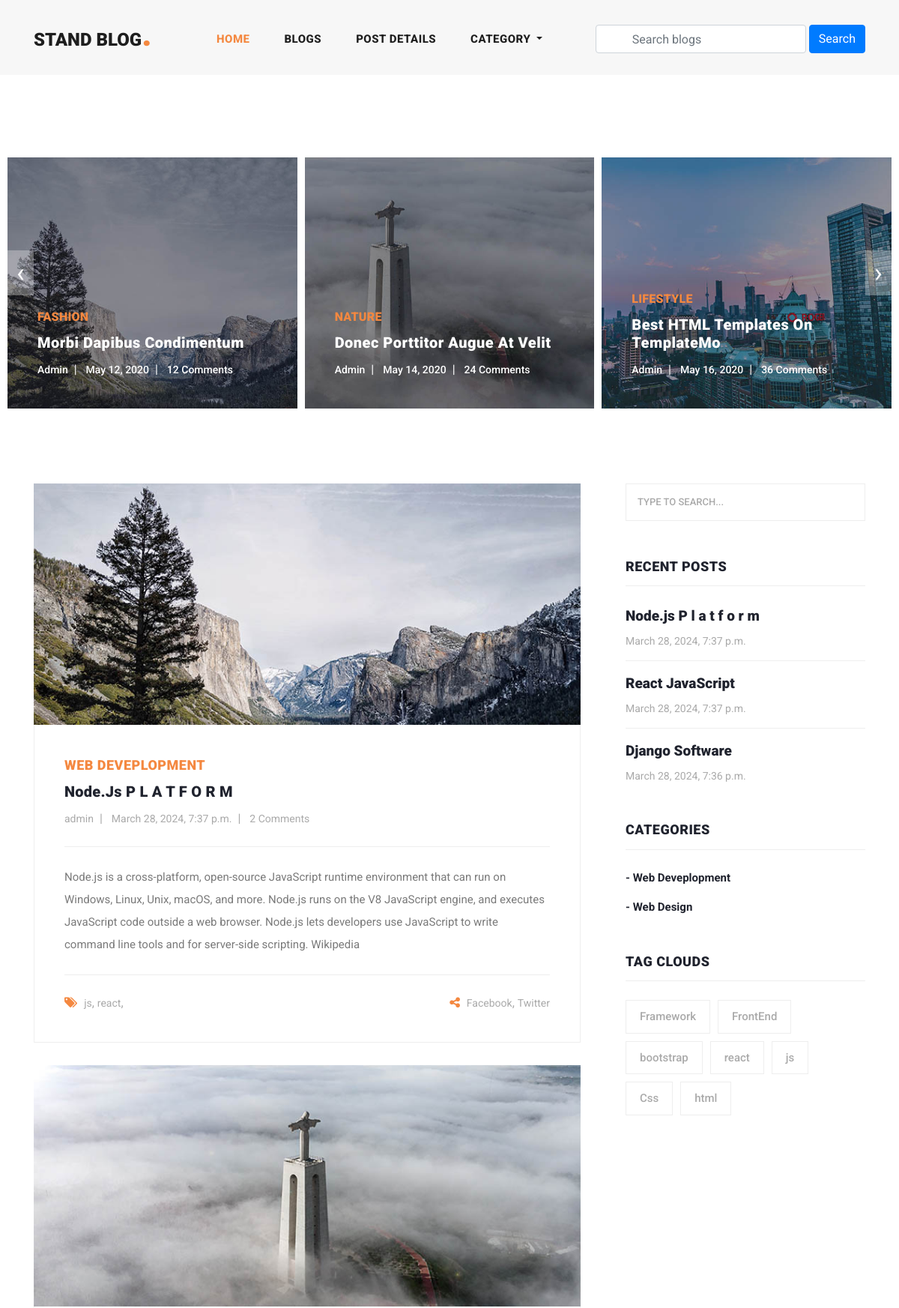
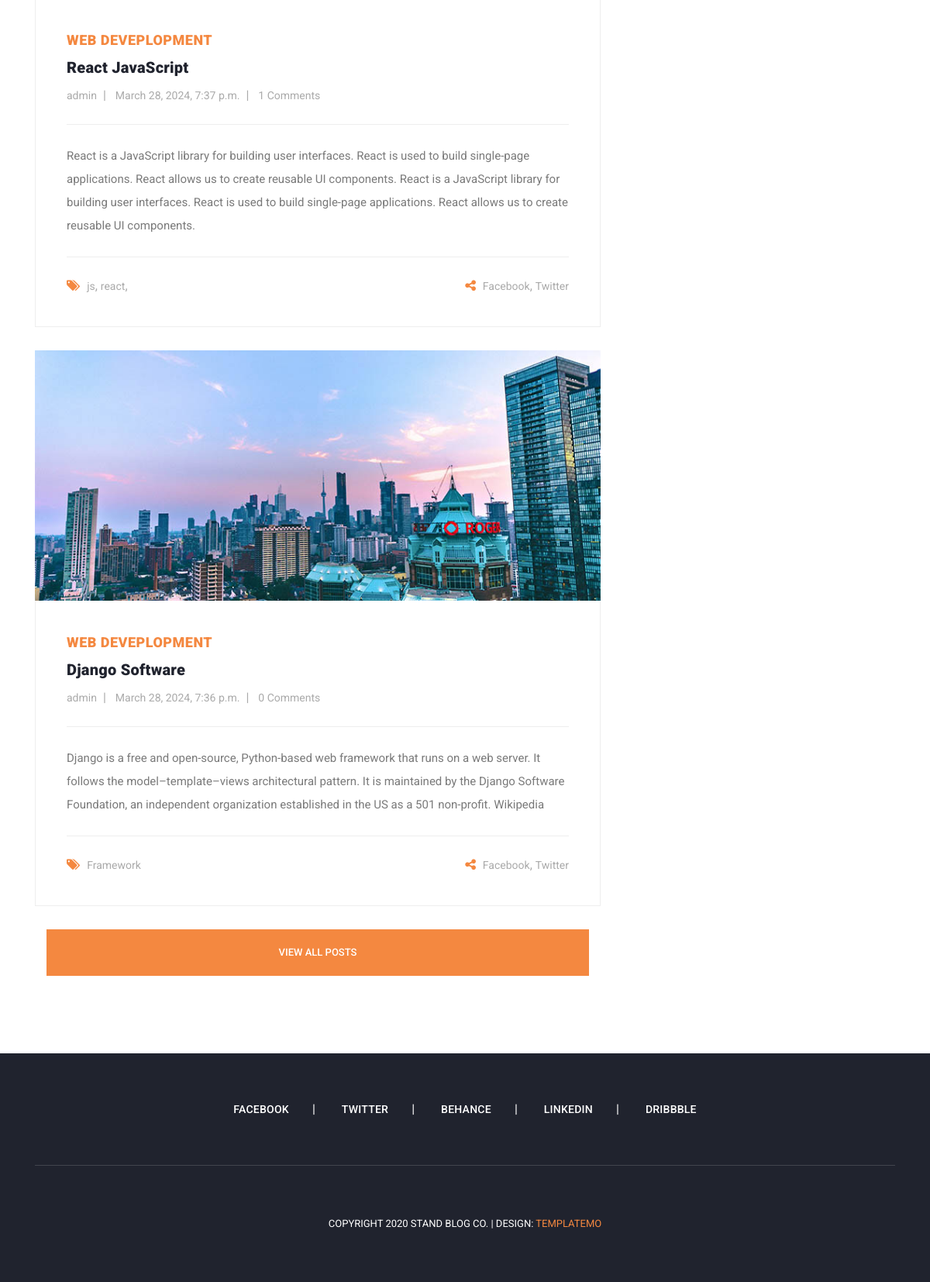
The page / on the database its author committed (2 pictures, top to bottom).
### blog/models.py (models this page shows, shortened)
class Blog(models.Model):
    user = models.ForeignKey(
        User, related_name='user_blogs', on_delete=models.CASCADE)
    category = models.ForeignKey(
        Category, related_name='category_blogs', on_delete=models.CASCADE)
    tags = models.ManyToManyField(Tag, blank=True, related_name='tag_blogs')
    title = models.CharField(max_length=200, unique=True)
    slug = models.SlugField(unique=True, blank=True, null=True, max_length=300)
    banner = models.ImageField(upload_to="blog_Images",)
    description = models.TextField()
    created_date = models.DateTimeField(auto_now_add=True)
    class Meta:
        db_table = ''
        managed = True
        verbose_name = 'Blog'
        verbose_name_plural = 'Blogs'

class Category(models.Model):
    title = models.CharField(max_length=200, unique=True)
    slug = models.SlugField(unique=True, blank=True, null=True, max_length=300)
    created_date = models.DateTimeField(auto_now_add=True)
    def __str__(self):
        return self.title
    class Meta:
        db_table = ''
        managed = True
        verbose_name = 'Category'
        verbose_name_plural = 'Categories'

class Tag(models.Model):
    title = models.CharField(max_length=200, unique=True)
    slug = models.SlugField(unique=True, blank=True, null=True, max_length=300)
    created_date = models.DateTimeField(auto_now_add=True)
    class Meta:
        db_table = ''
        managed = True
        verbose_name = 'Tag'
        verbose_name_plural = 'Tags'

### user_profile/models.py (models this page shows, shortened)
class User(AbstractUser):
    email = models.EmailField(
        max_length=254,
        unique=True,
        error_messages={
            'unique': "Email Must Be Unique",
        })
    profile_image = models.ImageField(
        upload_to="Profile_images/",
        blank=True,
        null=True
        )
    USERNAME_FIELD = 'email'
    REQUIRED_FIELDS = ['username']
    objects = CustomUserManager()

### blog/views.py (the view)
# urls.py: path('', views.home, name="home"),
def home(request):
    blogs = Blog.objects.all().order_by('-created_date')
    tags = Tag.objects.all().order_by('-created_date')
    context = {
        'blogs': blogs,
        'tags': tags
    }
    return render(request, 'home.html', context)

### blog/context_processors.py (called while the page is built)
def get_all_categories(request):
    categories = Category.objects.all()
    context = {
        "categories":categories
    }
    return context

### templates/home.html (shortened to what this page needs)
{% extends 'base.html' %}
{% load static %}
{% block content %}
{% include 'banner.html' %}
<section class="blog-posts">
  <div class="container">
    <div class="row">
      <div class="col-lg-8">
        <div class="all-blog-posts">
          <div class="row">
            {% for blog in blogs|slice:"3" %}
            <div class="col-lg-12">
              <div class="blog-post">
                <div class="blog-thumb">
                  <img src="{{ blog.banner.url }}" alt="">
                </div>
                <div class="down-content">
                  <span>{{blog.category}}</span>
                  <a href="{% url 'blog_details' blog.slug %}">
                    <h4>{{blog.title}}</h4>
                  </a>
                  <ul class="post-info">
                    <li><a href="#">{{blog.user.username}}</a></li>
                    <li><a href="#">{{blog.created_date}}</a></li>
                    <li><a href="#">{{blog.blog_comments.all.count}} Comments</a></li>
                  </ul>
                  <p>{{blog.description}}</p>
                  <div class="post-options">
                    <div class="row">
                      <div class="col-6">
                        <ul class="post-tags">
                          <li><i class="fa fa-tags"></i></li>
                          {% if blog.tags.all.count > 0 %}
                          {% for tag in blog.tags.all %}
                          <li><a href="#">{{tag.title}}</a>{% if blog.tags.all.count > 1 %}, {% endif %}</li>
                          {% endfor %}
                          {% else %}
                          <li><a href="#">None</a></li>
                          {% endif %}
                        </ul>
                      </div>
                      <div class="col-6">
                        <ul class="post-share">
                          <li><i class="fa fa-share-alt"></i></li>
                          <li><a href="#">Facebook</a>,</li>
                          <li><a href="#"> Twitter</a></li>
                        </ul>
                      </div>
                    </div>
                  </div>
                </div>
              </div>
            </div>
            {% endfor %}
          </div>
          <div class="col-lg-12">
            <div class="main-button">
              <a href="{% url 'blogs' %}">View All Posts</a>
            </div>
          </div>
        </div>
      </div>
      {% include 'sidebar.html' %}
    </div>
  </div>
</section>
{% endblock content %}

### templates/sidebar.html
<div class="col-lg-4">
    <div class="sidebar">
        <div class="row">
            <div class="col-lg-12">
                <div class="sidebar-item search">
                    <form id="search_form" name="gs" method="GET" action="#">
                        <input type="text" name="q" class="searchText" placeholder="type to search..."
                            autocomplete="on">
                    </form>
                </div>
            </div>
            <div class="col-lg-12">
                <div class="sidebar-item recent-posts">
                    <div class="sidebar-heading">
                        <h2>Recent Posts</h2>
                    </div>
                    <div class="content">
                        <ul>
                            {% for blog in blogs|slice:"3" %}
                            <li><a href="#">
                                    <h5>{{blog.title}}</h5>
                                    <span>{{blog.created_date}}</span>
                                </a></li>
                            {% endfor %}
                        </ul>
                    </div>
                </div>
            </div>
            <div class="col-lg-12">
                <div class="sidebar-item categories">
                    <div class="sidebar-heading">
                        <h2>Categories</h2>
                    </div>
                    <div class="content">
                        <ul>
                            {% for cat in categories %}
                            <li><a href="{% url 'catagory_blog' cat.slug %}">- {{cat.title}}</a></li>
                            {% endfor %}
                        </ul>
                    </div>
                </div>
            </div>
            <div class="col-lg-12">
                <div class="sidebar-item tags">
                    <div class="sidebar-heading">
                        <h2>Tag Clouds</h2>
                    </div>
                    <div class="content">
                        <ul>
                            {% for tag in tags %}
                            <li><a href="{% url 'tag_blogs' tag.slug %}">{{tag.title}}</a></li>
                            {% endfor %}
                        </ul>
                    </div>
                </div>
            </div>
        </div>
    </div>
</div>

### static/assets/css/templatemo-stand-blog.css (style rules this page uses)
body { font-family: 'Roboto', sans-serif; overflow-x: hidden; text-rendering: optimizeLegibility; -webkit-font-smoothing: antialiased; -moz-osx-font-smoothing: grayscale; }
p { margin-bottom: 0px; font-size: 15px; font-weight: 400; color: #7a7a7a; line-height: 30px; }
ul { padding: 0; margin: 0; list-style: none; }
h1,h2,h3,h4,h5,h6 { margin: 0px; }
.main-button a { display: inline-block; background-color: #f48840; color: #fff; font-size: 13px; font-weight: 500; padding: 12px 20px; text-transform: uppercase; transition: all .3s; }
.blog-posts { margin-top: 100px; }
.blog-posts .blog-post { margin-bottom: 30px; }
.blog-posts .blog-thumb img { width: 100%; overflow: hidden; }
.blog-posts .down-content { padding: 40px; border-right: 1px solid #eee; border-left: 1px solid #eee; border-bottom: 1px solid #eee; }
.blog-posts .down-content span { font-size: 18px; text-transform: uppercase; letter-spacing: 0.5px; font-weight: 900; color: #f48840; }
.blog-posts .down-content h4 { font-size: 24px; text-transform: capitalize; letter-spacing: 0.5px; font-weight: 900; color: #20232e; margin: 10px 0px 12px 0px; }
.blog-posts .down-content ul.post-info li { display: inline-block; margin-right: 8px; }
.blog-posts .down-content ul.post-info li:after { content: '|'; color: #aaa; margin-left: 8px; }
.blog-posts .down-content h4 { font-size: 20px; letter-spacing: 0.25px; }
.blog-posts .down-content ul.post-info li:last-child::after { display: none; }
.blog-posts .down-content ul.post-info li a { font-size: 14px; color: #aaa; font-weight: 400; transition: all .3s; }
.blog-posts .down-content p { padding: 25px 0px; margin: 25px 0px; border-top: 1px solid #eee; border-bottom: 1px solid #eee; }
.blog-posts .down-content ul.post-share { text-align: right; }
.blog-posts .down-content ul.post-tags li, .blog-posts .down-content ul.post-share li { display: inline-block; }
.blog-posts .down-content ul.post-tags li:first-child i, .blog-posts .down-content ul.post-share li:first-child i { color: #f48840; margin-right: 5px; }
.blog-posts .down-content ul.post-tags li, .blog-posts .down-content ul.post-share li { color: #aaa; }
.blog-posts .down-content ul.post-tags li a, .blog-posts .down-content ul.post-share li a { font-size: 14px; color: #aaa; font-weight: 400; transition: all .3s; }
.blog-posts .main-button a { height: 60px; line-height: 60px; padding: 0px; width: 100%; text-align: center; }
.blog-posts .sidebar-heading h2 { font-size: 18px; text-transform: uppercase; font-weight: 900; letter-spacing: 0.5px; color: #20232e; border-bottom: 1px solid #eee; padding-bottom: 15px; margin-bottom: 25px; }
.sidebar { margin-left: 30px; }
.sidebar .sidebar-item { margin-top: 50px; }
.sidebar .search { margin-top: 0px; }
.sidebar .sidebar-heading h2 { font-size: 18px; text-transform: uppercase; font-weight: 900; letter-spacing: 0.5px; color: #20232e; border-bottom: 1px solid #eee; padding-bottom: 15px; margin-bottom: 25px; }
.sidebar .search input { width: 100%; height: 50px; border: 1px solid #eee; font-size: 13px; text-transform: uppercase; font-weight: 500; color: #7a7a7a; outline: none; padding: 0px 15px; }
.sidebar .search input::placeholder { color: #aaa; }
.sidebar .recent-posts ul li { margin-bottom: 15px; padding-bottom: 15px; border-bottom: 1px solid #eee; }
.sidebar .recent-posts ul li:last-child { margin-bottom: 0px; padding-bottom: 0px; border-bottom: none; }
.sidebar .recent-posts ul li h5 { font-size: 19px; font-weight: 900; color: #20232e; line-height: 30px; transition: all 0.3s; }
.sidebar .recent-posts ul li span { display: block; font-size: 14px; color: #aaa; margin-top: 8px; }
.sidebar .categories ul li { margin-bottom: 15px; }
.sidebar .categories ul li:last-child { margin-bottom: 0px; }
.sidebar .categories ul li a { font-size: 15px; font-weight: 700; color: #20232e; transition: all .3s; }
.sidebar .tags ul li { margin-right: 6px; display: inline-block; }
.sidebar .tags ul li { margin-bottom: 10px; }
.sidebar .tags ul li a { font-size: 15px; font-weight: 500; color: #aaa; display: inline-block; border: 1px solid #eee; padding: 10px 18px; transition: all .3s; }

### rows shown on the page
Blog: banner (picture), category "WEB DEVEPLOPMENT", title "Node.js P L A T F O R M", user.username "admin", created_date "March 28, 2024, 7:37 p.m.", blog_comments.all.count "2", description "Node.js is a cross-platform, open-source JavaScript runtime environment that can run on Windows, Linux, Unix, macOS, and more. Node.js runs on the V8 JavaScript engine, and executes JavaScript code outside a web browser. Node.js lets developers use JavaScript to write command line tools and for server-side scripting. Wikipedia", title "Node.js P l a t f o r m"
Tag: title "js"
Tag: title "react"
Blog: banner (picture), category "WEB DEVEPLOPMENT", title "React JavaScript", user.username "admin", created_date "March 28, 2024, 7:37 p.m.", blog_comments.all.count "1", description "React is a JavaScript library for building user interfaces. React is used to build single-page applications. React allows us to create reusable UI components. React is a JavaScript library for building user interfaces. React is used to build single-page applications. React allows us to create reusable UI components."
Blog: banner (picture), category "WEB DEVEPLOPMENT", title "Django Software", user.username "admin", created_date "March 28, 2024, 7:36 p.m.", blog_comments.all.count "0", description "Django is a free and open-source, Python-based web framework that runs on a web server. It follows the model–template–views architectural pattern. It is maintained by the Django Software Foundation, an independent organization established in the US as a 501 non-profit. Wikipedia"
Tag: title "Framework"
Category: title "Web Deveplopment"
Category: title "Web Design"
Tag: title "FrontEnd"
Tag: title "bootstrap"
Tag: title "Css"
Tag: title "html"
